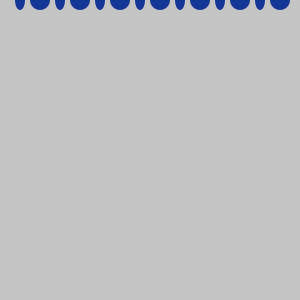
Frame 1 (no input)
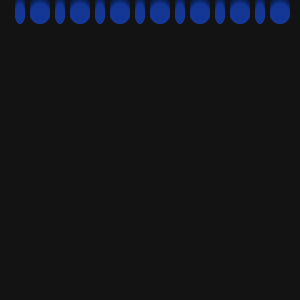
Frame 60 (the mouse pressed at the canvas centre just before this capture)
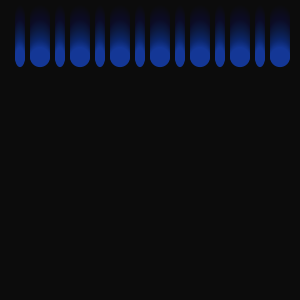
Frame 120 (the mouse held since frame 60 and released just before this capture)

The Processing sketch that drew these frames (run headless with seeded random() and noise(); from frame 60 on, the mouse is pressed at the canvas centre):

// Processing sketch: processing_172381
// ── processing_172381.pde

float y = 0.0;
float radius = 20.0;
float velocity = 0.0;
float acceleration = 0.008;
void setup() {
size(300, 300);
smooth();
noStroke();

}
void draw() {
fill(0, 10);
rect(0, 0, width, height);
fill(20, 55, 150);
ellipse(20, y, radius/2, radius);
ellipse (40, y, radius, radius);
ellipse (60, y, radius/2, radius);
ellipse (80, y, radius, radius);
ellipse (100, y, radius/2, radius);
ellipse (120, y, radius, radius);
ellipse (140, y, radius/2, radius);
ellipse (160, y, radius, radius);
ellipse (180, y, radius/2, radius);
ellipse (200, y, radius, radius);
ellipse (220, y, radius/2, radius);
ellipse (240, y, radius, radius);
ellipse (260, y, radius/2, radius);
ellipse (280, y, radius, radius);

velocity += acceleration; // Increase the velocity
y += velocity; // Update the position
if (y > height+radius) { // If over the bottom edge,
y = -radius; // move to the top
}
}
